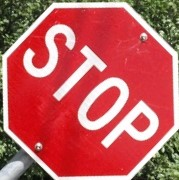
#> input picture opencv/image/stop_sign_4.jpg, 179 x 180 px, found by its file name
$ python ORB.py
#> lines starting #> are read from the running program, lines starting #| are printed output that depends on the picture
import numpy as np
import cv2
from matplotlib import pyplot as plt

path = 'D:\MyTest\opencv\image\stop_sign_4.jpg'
img = cv2.imread(path, 0)
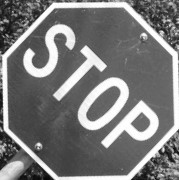
#> img: shape (180, 179); min 2, max 255, mean 122.7

# Initiate STAR detector
orb = cv2.ORB_create()

# find the keypoints with ORB
# compute the descriptors with ORB
kp, des = orb.detectAndCompute(img, None)
#> kp = 216 keypoints; strongest (x, y, size): (39, 143, 31), (82, 50, 44.6), (85, 47, 37.2), (102, 142, 31)
print(des.shape)
#| (216, 32)
print(des)
#> (printed output is left out)

# draw only keypoints location,not size and orientation
img = cv2.drawKeypoints(img, kp, None, color=(0, 255, 0), flags=0)
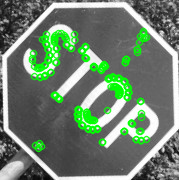
#> img: shape (180, 179, 3); mean of channels 0, 1, 2 109.6, 129.9, 109.6; drawn as B, G, R
plt.imshow(img)
plt.show()

$ run again, with opencv/image/stop_sign_1.jpg copied over opencv/image/stop_sign_4.jpg
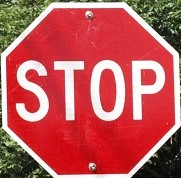
#> input picture opencv/image/stop_sign_1.jpg, 181 x 178 px, found by its file name
#> `img = cv2.imread(path, 0)`:
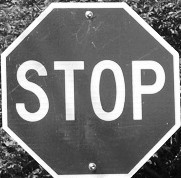
#> img: shape (178, 181); min 0, max 255, mean 119.8
#> kp = 192 keypoints; strongest (x, y, size): (55, 65, 44.6), (82, 62, 31), (55, 62, 31), (140, 118, 31)
#| (192, 32)
#> (printed output is left out)
#> `img = cv2.drawKeypoints(img, kp, None, color=(0, 255, 0), flags=0)`:
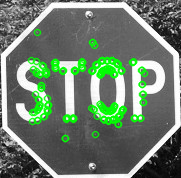
#> img: shape (178, 181, 3); mean of channels 0, 1, 2 108.3, 126.2, 108.3; drawn as B, G, R

$ run again, with opencv/image/stop_sign_2.jpg copied over opencv/image/stop_sign_4.jpg
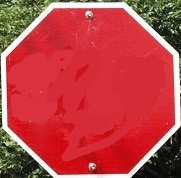
#> input picture opencv/image/stop_sign_2.jpg, 181 x 178 px, found by its file name
#> `img = cv2.imread(path, 0)`:
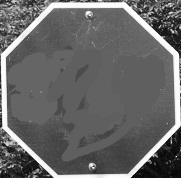
#> img: shape (178, 181); min 0, max 255, mean 103
#> kp = 20 keypoints; strongest (x, y, size): (92, 42, 31), (94, 45, 31), (62, 69, 31), (41, 91, 31)
#| (20, 32)
#| [[214  96 245 242 172   8  92 140 169 178 179 217 207 235  93  59 175 213
#|   125 215  40 103 202 224 146 154 223 190 196 241  67   0]
#|  [125 109 233  60 153 254  95 186 243 206 188   8  19 252  19  48  89 244
#|   244 107 173   7 238  58 243 239 165 189 240 241  86  97]
#|  [  6 176 183  51 177 204 177 183 186 221  18  85 252 255  72  19 165 115
#|   123  17 179 201 186 101  77  18  95 194 200  68 135 123]
#> (further printed lines are left out)
